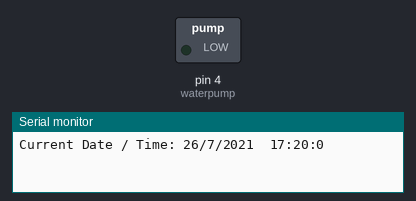
This sketch was run on a simulated Arduino Uno, built with avr-gcc and run on an emulated ATmega328P. Shown: switched loads named in the sketch (green lamp = pin HIGH), the last lines printed to the serial monitor. The local clock reads 2024-03-15 10:24:30 at power-on unless the sketch sets it.

Above: at 0.1 s.
At 61.2 s:
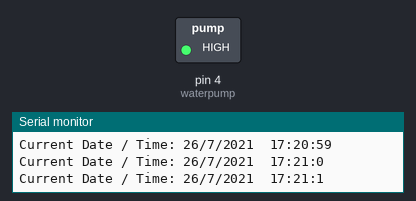
Timing chart, 0 to 62.7 s (numbered marks = the images above):
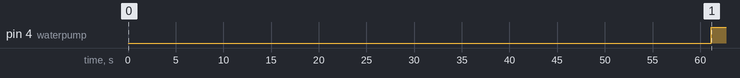

The sketch:

RTC_WITH_WATERPUMP.ino
```cpp
#include <virtuabotixRTC.h>
int waterpump = 4;

virtuabotixRTC myRTC(6, 7, 8);

void setup()  {
  Serial.begin(9600);
  pinMode(waterpump, OUTPUT);
  myRTC.setDS1302Time(00, 20, 17, 6, 26, 7, 2021);
}

void loop()  {
  myRTC.updateTime();

  Serial.print("Current Date / Time: ");
  Serial.print(myRTC.dayofmonth);
  Serial.print("/");
  Serial.print(myRTC.month);
  Serial.print("/");
  Serial.print(myRTC.year);
  Serial.print("  ");
  Serial.print(myRTC.hours);
  Serial.print(":");
  Serial.print(myRTC.minutes);
  Serial.print(":");
  Serial.println(myRTC.seconds);
  delay( 1000);

   if (myRTC.minutes == 21){
    digitalWrite(waterpump, HIGH);
   }else if(myRTC.minutes == 23){
    digitalWrite(waterpump, LOW);
   }
}
```

Measured:
- by itself, pin 4 (waterpump): LOW → HIGH at 61.1 s
